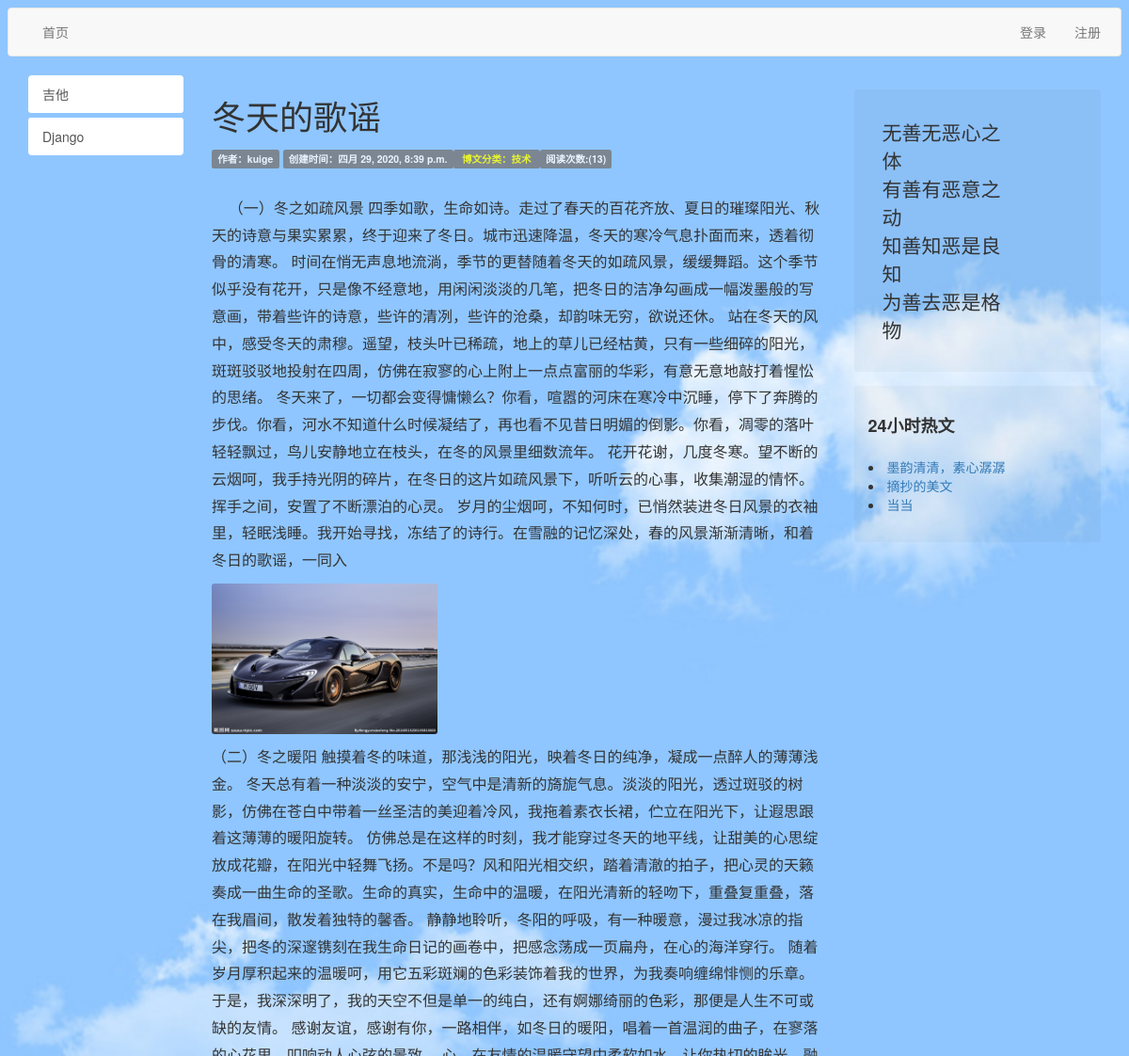
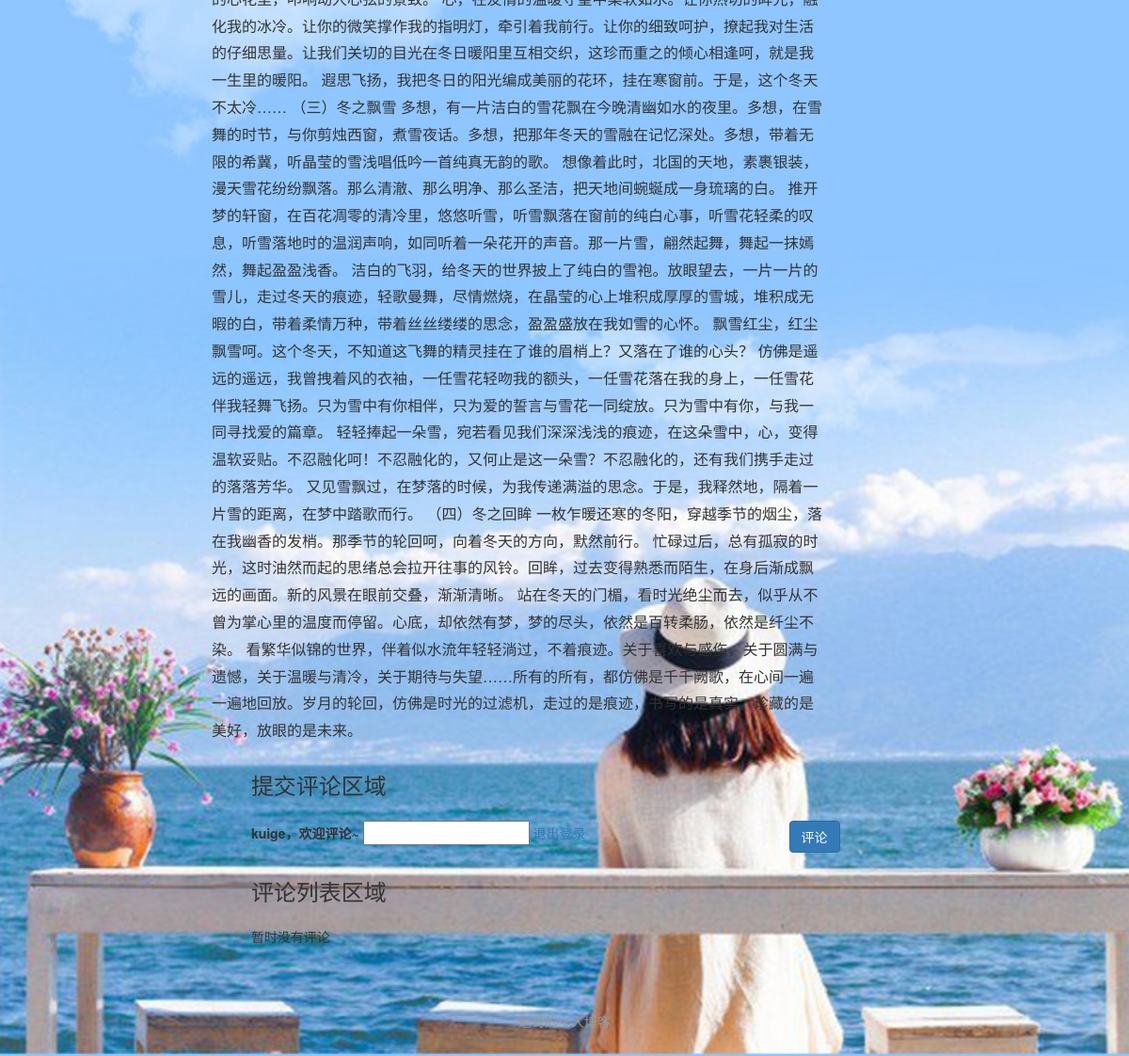
The app's page /live/5 (signed in) with its own data (2 pictures, top to bottom).
### live/models.py (models this page shows, shortened)
class Live(models.Model):
    title = models.CharField(max_length=50)
    live_type = models.ForeignKey(LiveType, on_delete=models.DO_NOTHING)
    content = RichTextUploadingField()
    author = models.ForeignKey(User, on_delete=models.DO_NOTHING)
    readed_num = models.IntegerField(default=0)
    click_nums = models.DateTimeField(auto_now_add=True)
    image = image = models.ImageField(upload_to="live/%Y/%m", verbose_name="首页图片")
    class Meta:
        ordering = ['-click_nums']

class LiveType(models.Model):
    type_name = models.CharField(max_length=50)
    def __str__(self):
        return self.type_name

### live/views.py (the view)
# urls.py: path('<int:live_id>', views.live_detail, name="live_detail"),
def live_detail(request, live_id):
    live = get_object_or_404(Live, pk=live_id)
    if not request.COOKIES.get("live_%s_readed" % live_id):
        live.readed_num += 1
        live.save()
    live_content_type = ContentType.objects.get_for_model(live)
    comments = Comment.objects.filter(content_type=live_content_type, object_id=live.pk, parent=None)
    context = {}
    context['live'] = live
    context['comment_form'] = CommentForm(initial={'content_type': live_content_type.model, "object_id": live_id, 'reply_comment_id': 0})
    context['hot_lives'] = Live.objects.order_by("readed_num")[0:3]
    context['MEDIA_URL'] = MEDIA_URL
    context['user'] = request.user
    context['comments'] = comments.order_by('-comment_time')
    response = render(request,"news.html", context)
    response.set_cookie("live_%s_readed" % live_id, "true")
    return response

### comment/forms.py (shortened to what this page needs)
class CommentForm(forms.Form):
    content_type = forms.CharField(widget=forms.HiddenInput)
    object_id = forms.CharField(widget=forms.HiddenInput)
    text = forms.CharField(widget=CKEditorWidget(config_name='comment_ckeditor'),
                           error_messages={'required': '没有评论内容'},)
    reply_comment_id = forms.IntegerField(widget=forms.HiddenInput(attrs={'id': 'reply_comment_id'}))
    def __init__(self, *args, **kwargs):
        if 'user' in kwargs:
            self.user = kwargs.pop('user')
        super(CommentForm, self).__init__(*args, **kwargs)

### templates/news.html (shortened to what this page needs)
{% extends 'base.html' %}
{% load static %}
{% block content %}
        <div class="col-sm-7">
          <h1 class="news-title">{{ live.title}}</h1>
        <div class="news-status">
        <div class="label label-default">作者：{{ live.author }}</div>
        <div class="label label-default">创建时间：{{ live.click_nums }}</div><div class="label label-default">
               <a style="color:yellow;font-size=16px" href="{% url 'live_with_type' live.live_type.pk %}">博文分类：{{ live.live_type }}</a>
        </div>
            <div class="label label-default">阅读次数:({{ live.readed_num }})</div>
        </div>
        <div class="news-content">
            <p>{{ live.content|safe }}</p>
        </div>
            <div class="row">
                        <div class="col-xs-offset-1">
                            <div class="comment-ares">
                                <h3 class="comment-area-title">提交评论区域</h3>
                                {% if user.is_authenticated %}
                                <form class="django-ckeditor-widget" id="comment_form" action="{% url 'update_comment' %}" method="POST" style="overflow:hidden">
                            <label>{{ user.username }}，欢迎评论~</label>
                            {% for field in comment_form %}
                                {{ field }}
                            {% endfor %}
                            <a href="/logout">退出登录</a>
                            <input type="submit" value="评论" class="btn btn-primary pull-right">
                        </form>
                                {% else %}
                                    未登录,登录之后方可评论
                                    <a class="btn btn-primary" href="{% url 'login' %}?from={{ request.get_full_path }}">登录</a>
                                <span> or </span>
                                    <a class="btn btn-danger" href="{% url 'register' %}?from={{ request.get_full_path }}">注册</a>
                                {% endif %}
                            </div>
                            <div class="comment-area">
                                <h3 class="comment-area-title">评论列表区域</h3>
                                <div id="comment_list">
                                {% for comment in comments %}
                                    <div id="root_{{ comment.pk }}" class="comment">
                                        <span>{{ comment.user.username }}</span>
                                        <span>({{ comment.comment_time|date:"Y-m-d H:i:s" }}):</span>
                                        <div id="comment_{{ comment.pk }}">
                                            {{ comment.text|safe }}
                                        </div>
                                        <a href="javascript:reply({{ comment.pk }});">回复</a>
                                        {% for reply in comment.root_comment.all %}
                                        <div class="reply">
                                            <span>{{ reply.user.username }}</span>
                                            <span>({{ reply.comment_time|date:"Y-m-d H:i:s" }}):</span>
                                            回复：
                                            <span>{{ reply.reply_to.username }}</span>
                                            <div id="comment_{{ reply.pk }}">
                                                {{ reply.text|safe }}
                                            </div>
                                            <a href="javascript:reply({{ reply.pk }});">回复</a>
                                        </div>
                                        {% endfor %}
                                    </div>
                                {% empty %}
                                    <span>暂时没有评论</span>
                                {% endfor %}
                                    </div>
                            </div>
                        </div>
                    </div>
        </div>
        <div class="col-sm-3">
          <div class="side-bar-card">
            <div class="card-body ">
              <div class="list">
                <div class="item clearfix">
                  <div class="col-xs-9">
                <div class="text-lg">无善无恶心之体</div>
                 <div class="text-lg">有善有恶意之动</div>
                 <div class="text-lg">知善知恶是良知</div>
                 <div class="text-lg">为善去恶是格物</div>
              </div>
                </div>
              </div>
            </div>
          </div>
          <div class="side-bar-card">
             <div class="card-title">24小时热文</div>
             <div class="card-body">
               <div class="list">
                 <div class="item">
                     {% for live in hot_lives %}
                   <li><a href="{% url 'live_detail' live.pk %}   " class="title">{{ live.title }}</a></li>
                     {% endfor %}
                 </div>
               </div>
             </div>
           </div>
        </div>
{% endblock %}

### static/css/main.css (style rules this page uses)
img { display: block; max-width: 100%; max-height: 20%; }
img, .side-bar .list-group-item, .side-bar-card { border-radius: 3px; }
.background-image { background-image: url(static/css/img/beijing_a.jpg); display: block; background-size: cover; }
.side-bar-card { background: rgba(0,0,0,.03); margin-top:15px; padding: 20px 0; }
.side-bar-card .text-lg { font-size: 150%; }
.side-bar-card .card-title { font-size: 18px; font-weight: bold; padding-top: 0; padding-bottom: 0; }
.side-bar-card .card-title, .side-bar-card .card-body .list .item { padding: 10px 15px; }
.card-body .list .item .title { padding-bottom: 5px; }
.news-title { line-height: 1.3; }
.news-status { color: #999; }
.news-status .label { opacity: .8; }
.news-content { margin-top: 30px; font-size: 16px; line-height: 1.8; }
.news-content img { margin-top:10px; margin-bottom: 10px; }
div.comment-area { margin-top:2em; }
h3.comment-area-title { width:100%; padding-bottom: 0.6em; }

### records on screen
Live: title "冬天的歌谣", author "kuige", click_nums "四月 29, 2020, 8:39 p.m.", live_type "技术", readed_num "13", content "（一）冬之如疏风景 四季如歌，生命如诗。走过了春天的百花齐放、夏日的璀璨阳光、秋天的诗意与果实累累，终于迎来了冬日。城市迅速降温，冬天的寒冷气息扑面而来，透着彻骨的清寒。 时间在悄无声息地流淌，季节的更替随着冬天的如疏风景，缓缓舞蹈。这个季节似乎没有花开，只是像不经意地，用闲闲淡淡的几笔，把冬日的洁净勾画成一幅泼墨般的写意画，带着些许的诗意，些许的清冽，些许的沧桑，却韵味无穷，欲说还休。 站在冬天的风中，感受冬天的肃穆。遥望，枝头叶已稀疏，地上的草儿已经枯黄，只有一些细碎的阳光，斑斑驳驳地投射在四周，仿佛在寂寥的心上附上一点点富丽的华彩，有意无意地敲打着惺忪的思绪。 冬天来了，一切都会变得慵懒么？你看，喧嚣的河床在寒冷中沉睡，停下了奔腾的步伐。你看，河水不知道什么时候凝结了，再也看不见昔日明媚的倒影。你看，凋零的落叶轻轻飘过，鸟儿安静地立在枝头，在冬的风景里细数流年。 花开花谢，几度冬寒。望不断的云烟呵，我手持光阴的碎片，在冬日的这片如疏风景下，听听云的心事，收集潮湿的情怀。挥手之间，安置了不断漂泊的心灵。 岁月的尘烟呵，不知何时，已悄然装进冬日风景的衣袖里，轻眠浅睡。我开始寻找，冻结了的诗行。在雪融的记忆深处，春的风景渐渐清晰，和着冬日的歌谣，一同入 （二）冬之暖阳 触摸着冬的味道，那浅浅的阳光，映着冬日的纯净，凝成一点醉人的薄薄浅金。 冬天总有着一种淡淡的安宁，空气中是清新的旖旎气息。淡淡的阳光，透过斑驳的树影，仿佛在苍白中带着一丝圣洁的美迎着冷风，我拖着素衣长裙，伫立在阳光下，让遐思跟着这薄薄的暖阳旋转。…", content (picture)
Live: title "墨韵清清，素心潺潺"
Live: title "摘抄的美文"
Live: title "当当"

### other values on screen
{{ user.username }} "kuige"
